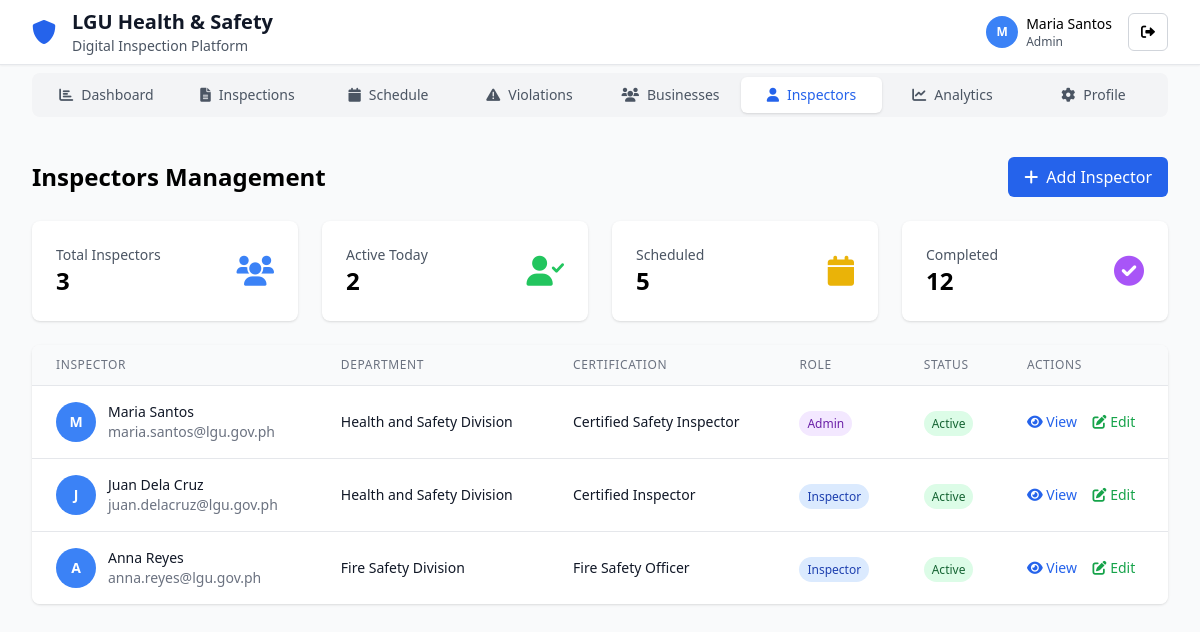
The page /business/inspectors.php (signed in) on the database its author committed.
### tables this page shows
CREATE TABLE users (
    id INT PRIMARY KEY AUTO_INCREMENT,
    name VARCHAR(255) NOT NULL,
    email VARCHAR(255) UNIQUE NOT NULL,
    password VARCHAR(255) NOT NULL,
    role ENUM('super_admin', 'admin', 'inspector', 'business_owner', 'community_user') NOT NULL DEFAULT 'inspector',
    avatar VARCHAR(255) NULL,
    department VARCHAR(255) NULL,
    certification VARCHAR(255) NULL,
    created_at TIMESTAMP DEFAULT CURRENT_TIMESTAMP,
    updated_at TIMESTAMP DEFAULT CURRENT_TIMESTAMP ON UPDATE CURRENT_TIMESTAMP,
    INDEX idx_email (email),
    INDEX idx_role (role)
);

### business/inspectors.php (the view, shortened to what the rows shown need)
<?php
require_once '../models/User.php';
$database = new Database();
$db = $database->getConnection();
$user = new User($db);
$user->id = $_SESSION['user_id'];
$user->readOne();
$inspectors = $user->readAll();
?>
<!DOCTYPE html>
<html lang="en">
<head>
    <script src="https://cdn.tailwindcss.com"></script>
    <link href="https://cdnjs.cloudflare.com/ajax/libs/font-awesome/6.0.0/css/all.min.css" rel="stylesheet">
</head>
<body class="min-h-screen bg-gray-50">
    <?php include 'includes/navigation.php'; ?>
    <div class="max-w-7xl mx-auto px-4 sm:px-6 lg:px-8 py-4 sm:py-8">
        <div class="flex justify-between items-center mb-6">
            <h2 class="text-2xl font-bold">Inspectors Management</h2>
        </div>
        <div class="bg-white rounded-lg shadow overflow-hidden">
            <table class="min-w-full divide-y divide-gray-200">
                <thead class="bg-gray-50">
                    <tr>
                        <th class="px-6 py-3 text-left text-xs font-medium text-gray-500 uppercase tracking-wider">Inspector</th>
                        <th class="px-6 py-3 text-left text-xs font-medium text-gray-500 uppercase tracking-wider">Department</th>
                        <th class="px-6 py-3 text-left text-xs font-medium text-gray-500 uppercase tracking-wider">Certification</th>
                        <th class="px-6 py-3 text-left text-xs font-medium text-gray-500 uppercase tracking-wider">Role</th>
                        <th class="px-6 py-3 text-left text-xs font-medium text-gray-500 uppercase tracking-wider">Status</th>
                        <th class="px-6 py-3 text-left text-xs font-medium text-gray-500 uppercase tracking-wider">Actions</th>
                    </tr>
                </thead>
                <tbody class="bg-white divide-y divide-gray-200">
                    <?php while ($inspector = $inspectors->fetch(PDO::FETCH_ASSOC)): ?>
                    <tr>
                        <td class="px-6 py-4 whitespace-nowrap">
                            <div class="flex items-center">
                                <div class="w-10 h-10 bg-blue-500 rounded-full flex items-center justify-center text-white text-sm font-bold mr-3">
                                    <?php echo substr($inspector['name'], 0, 1); ?>
                                </div>
                                <div>
                                    <div class="text-sm font-medium text-gray-900"><?php echo $inspector['name']; ?></div>
                                    <div class="text-sm text-gray-500"><?php echo $inspector['email']; ?></div>
                                </div>
                            </div>
                        </td>
                        <td class="px-6 py-4 whitespace-nowrap text-sm text-gray-900">
                            <?php echo $inspector['department'] ?: 'N/A'; ?>
                        </td>
                        <td class="px-6 py-4 whitespace-nowrap text-sm text-gray-900">
                            <?php echo $inspector['certification'] ?: 'Not Certified'; ?>
                        </td>
                        <td class="px-6 py-4 whitespace-nowrap">
                            <span class="px-2 py-1 text-xs font-medium rounded-full
                                <?php echo $inspector['role'] == 'admin' ? 'bg-purple-100 text-purple-800' :
                                       ($inspector['role'] == 'inspector' ? 'bg-blue-100 text-blue-800' : 'bg-gray-100 text-gray-800'); ?>">
                                <?php echo ucfirst(str_replace('_', ' ', $inspector['role'])); ?>
                            </span>
                        </td>
                        <td class="px-6 py-4 whitespace-nowrap">
                            <span class="px-2 py-1 text-xs font-medium rounded-full bg-green-100 text-green-800">
                                Active
                            </span>
                        </td>
                        <td class="px-6 py-4 whitespace-nowrap text-sm font-medium">
                            <button onclick="viewInspector(<?php echo $inspector['id']; ?>)" class="text-blue-600 hover:text-blue-900 mr-3">
                                <i class="fas fa-eye"></i> View
                            </button>
                            <button onclick="editInspector(<?php echo $inspector['id']; ?>)" class="text-green-600 hover:text-green-900">
                                <i class="fas fa-edit"></i> Edit
                            </button>
                        </td>
                    </tr>
                    <?php endwhile; ?>
                </tbody>
            </table>
        </div>
    </div>
</body>
</html>

### includes/navigation.php (shortened to what the rows shown need)
<?php
require_once '../models/User.php';
if (isset($_SESSION['user_id'])) {
    $database = new Database();
    $db = $database->getConnection();
    $user = new User($db);
    $user->id = $_SESSION['user_id'];
    $user->readOne();
}
?>
<header class="bg-white shadow-sm border-b">
    <div class="max-w-7xl mx-auto px-4 sm:px-6 lg:px-8">
        <div class="flex justify-between items-center h-16">
            <div class="flex items-center space-x-2 sm:space-x-4 min-w-0 flex-1">
                <div class="min-w-0 flex-1">
                    <h1 class="text-sm sm:text-xl font-bold text-gray-900 truncate">LGU Health & Safety</h1>
                </div>
            </div>
            <div class="flex items-center space-x-1 sm:space-x-4 flex-shrink-0">
                <?php if (isset($_SESSION['user_id'])): ?>
                <div class="flex items-center space-x-2">
                    <div class="w-8 h-8 bg-blue-500 rounded-full flex items-center justify-center text-white text-xs font-bold">
                        <?php echo substr($user->name, 0, 1); ?>
                    </div>
                    <div class="hidden lg:block">
                        <p class="text-sm font-medium"><?php echo $user->name; ?></p>
                        <p class="text-xs text-gray-600"><?php echo ucfirst(str_replace('_', ' ', $user->role)); ?></p>
                    </div>
                </div>
                <?php if ($user->role == 'admin' || $user->role == 'super_admin' || $user->role == 'inspector'): ?>
                <a href="admin_logout.php" class="bg-white border border-gray-300 rounded-md px-3 py-2 text-sm">
                    <i class="fas fa-sign-out-alt"></i>
                </a>
                <?php else: ?>
                <a href="user_logout.php" class="bg-white border border-gray-300 rounded-md px-3 py-2 text-sm">
                    <i class="fas fa-sign-out-alt"></i>
                </a>
                <?php endif; ?>
                <?php else: ?>
                <a href="public_login.php" class="bg-blue-600 text-white rounded-md px-4 py-2 text-sm hover:bg-blue-700">
                    Login
                </a>
                <?php endif; ?>
            </div>
        </div>
    </div>
</header>

### rows shown on the page
users: name "M", name "Maria Santos", role "Admin", email "maria.santos@lgu.gov.ph", department "Health and Safety Division", certification "Certified Safety Inspector"
users: name "J", name "Juan Dela Cruz", email "juan.delacruz@lgu.gov.ph", department "Health and Safety Division", certification "Certified Inspector", role "Inspector"
users: name "A", name "Anna Reyes", email "anna.reyes@lgu.gov.ph", department "Fire Safety Division", certification "Fire Safety Officer", role "Inspector"
